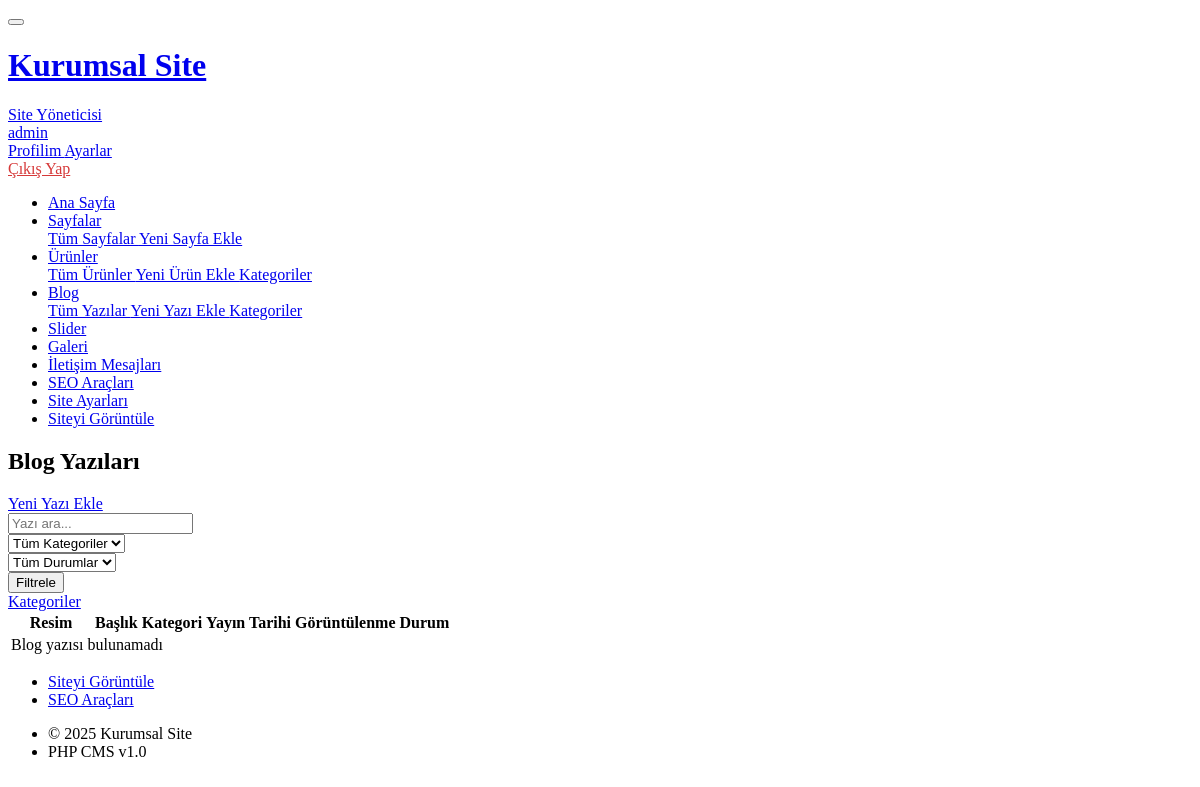
/admin/blog.php (signed in), run on the app's committed database.
### tables this page shows
CREATE TABLE IF NOT EXISTS `settings` (
  `id` int(11) NOT NULL DEFAULT 1,
  `site_title` varchar(100) NOT NULL,
  `site_slogan` varchar(255) DEFAULT NULL,
  `logo` varchar(255) DEFAULT NULL,
  `favicon` varchar(255) DEFAULT NULL,
  `phone` varchar(20) DEFAULT NULL,
  `phone2` varchar(20) DEFAULT NULL,
  `email` varchar(100) DEFAULT NULL,
  `address` text DEFAULT NULL,
  `maps_embed` text DEFAULT NULL,
  `facebook` varchar(255) DEFAULT NULL,
  `instagram` varchar(255) DEFAULT NULL,
  `twitter` varchar(255) DEFAULT NULL,
  `youtube` varchar(255) DEFAULT NULL,
  `linkedin` varchar(255) DEFAULT NULL,
  `whatsapp` varchar(20) DEFAULT NULL,
  `default_og_image` varchar(255) DEFAULT NULL,
  `google_analytics` varchar(50) DEFAULT NULL,
  `google_search_console` varchar(255) DEFAULT NULL,
  `footer_text` text DEFAULT NULL,
  `custom_head_code` text DEFAULT NULL,
  `custom_body_code` text DEFAULT NULL,
  `created_at` timestamp NOT NULL DEFAULT current_timestamp(),
  `updated_at` timestamp NOT NULL DEFAULT current_timestamp() ON UPDATE current_timestamp(),
  PRIMARY KEY (`id`),
  CONSTRAINT `chk_settings_id` CHECK (`id` = 1)
);

CREATE TABLE IF NOT EXISTS `users` (
  `id` int(11) NOT NULL AUTO_INCREMENT,
  `username` varchar(50) NOT NULL,
  `email` varchar(100) NOT NULL,
  `password_hash` varchar(255) NOT NULL,
  `full_name` varchar(100) DEFAULT NULL,
  `is_active` tinyint(1) DEFAULT 1,
  `last_login` datetime DEFAULT NULL,
  `created_at` timestamp NOT NULL DEFAULT current_timestamp(),
  PRIMARY KEY (`id`),
  UNIQUE KEY `username` (`username`),
  UNIQUE KEY `email` (`email`)
);

### inc/functions.php (called while the page is built, shortened)
<?php
function e($str) {
    return htmlspecialchars($str ?? '', ENT_QUOTES, 'UTF-8');
}
function adminUrl($path = '') {
    return rtrim(ADMIN_URL, '/') . '/' . ltrim($path, '/');
}
function getSettings() {
    static $settings = null;
    if ($settings === null) {
        $db = Database::getInstance();
        $settings = $db->fetchOne("SELECT * FROM settings WHERE id = 1");
    }
    return $settings;
}

### inc/db.php (called while the page is built, shortened)
<?php
class Database {
    private static $instance = null;
    private $pdo;
    private function __construct() {
        try {
            $dsn = sprintf(
                'mysql:host=%s;dbname=%s;charset=%s',
                DB_HOST,
                DB_NAME,
                DB_CHARSET
            );
            $options = [
                PDO::ATTR_ERRMODE => PDO::ERRMODE_EXCEPTION,
                PDO::ATTR_DEFAULT_FETCH_MODE => PDO::FETCH_ASSOC,
                PDO::ATTR_EMULATE_PREPARES => false,
                PDO::MYSQL_ATTR_INIT_COMMAND => "SET NAMES " . DB_CHARSET
            ];
            $this->pdo = new PDO($dsn, DB_USER, DB_PASS, $options);
        } catch (PDOException $e) {
            die('Veritabanı bağlantı hatası: ' . $e->getMessage());
        }
    }
    public static function getInstance() {
        if (self::$instance === null) {
            self::$instance = new self();
        }
        return self::$instance;
    }
    public function query($sql, $params = []) {
        try {
            $stmt = $this->pdo->prepare($sql);
            $stmt->execute($params);
            return $stmt;
        } catch (PDOException $e) {
            error_log('SQL Error: ' . $e->getMessage());
            throw $e;
        }
    }
    public function fetchOne($sql, $params = []) {
        $stmt = $this->query($sql, $params);
        return $stmt->fetch();
    }
}

### admin/inc/auth.php (called while the page is built, shortened)
<?php
function isLoggedIn() {
    return isset($_SESSION['admin_id']) && isset($_SESSION['admin_username']);
}
function getAdminUser() {
    static $user = null;
    if ($user === null) {
        $db = Database::getInstance();
        $user = $db->fetchOne(
            "SELECT id, username, email, full_name FROM users WHERE id = ? AND is_active = 1",
            [$_SESSION['admin_id']]
        );
    }
    return $user;
}

### admin/blog.php (the view, shortened to what this page needs)
<?php
require_once __DIR__ . '/inc/auth.php';
$pageTitle = 'Blog Yazıları';
$db = Database::getInstance();
$action = $_GET['action'] ?? 'list';
if ($action === 'list') {
    $page = (int)($_GET['page'] ?? 1);
    $perPage = ADMIN_ITEMS_PER_PAGE;
    $offset = ($page - 1) * $perPage;
    $search = $_GET['search'] ?? '';
    $where = '1=1';
    $params = [];
    $posts = $db->fetchAll(
        "SELECT p.*, c.name as category_name
         FROM posts p
         LEFT JOIN post_categories c ON p.category_id = c.id
         WHERE $where
         ORDER BY p.published_at DESC, p.created_at DESC
         LIMIT $perPage OFFSET $offset",
        $params
    );
    $headerButtons = '<a href="' . adminUrl('blog.php?action=add') . '" class="btn btn-primary">Yeni Yazı Ekle</a>';
    include __DIR__ . '/inc/header.php';
    ?>
    <div class="card mb-3">
        <div class="card-body">
            <form method="GET" class="row g-2">
                <div class="col-md-4">
                    <input type="text" name="search" class="form-control" placeholder="Yazı ara..." value="<?= e($search) ?>">
                </div>
                <div class="col-md-3">
                    <select name="category" class="form-select">
                        <option value="">Tüm Kategoriler</option>
                    </select>
                </div>
                <div class="col-md-2">
                    <select name="status" class="form-select">
                        <option value="">Tüm Durumlar</option>
                    </select>
                </div>
                <div class="col-auto">
                    <button type="submit" class="btn btn-primary">Filtrele</button>
                </div>
                <div class="col-auto ms-auto">
                    <a href="<?= adminUrl('blog-categories.php') ?>" class="btn btn-outline-secondary">
                        <i class="ti ti-category me-2"></i>Kategoriler
                    </a>
                </div>
            </form>
        </div>
    </div>
    <div class="card">
        <div class="table-responsive">
            <table class="table table-vcenter card-table table-striped">
                <thead>
                    <tr>
                        <th style="width: 80px;">Resim</th>
                        <th>Başlık</th>
                        <th>Kategori</th>
                        <th>Yayın Tarihi</th>
                        <th>Görüntülenme</th>
                        <th>Durum</th>
                        <th class="w-1"></th>
                    </tr>
                </thead>
                <tbody>
                    <?php if (empty($posts)): ?>
                        <tr>
                            <td colspan="7" class="text-center text-muted py-4">Blog yazısı bulunamadı</td>
                        </tr>
                    <?php endif; ?>
                </tbody>
            </table>
        </div>
    </div>
    <?php
    include __DIR__ . '/inc/footer.php';
}
?>

### admin/inc/header.php (shortened to what this page needs)
<?php
$adminUser = getAdminUser();
$settings = getSettings();
$pageTitle = $pageTitle ?? 'Panel';
?>
<!DOCTYPE html>
<html lang="tr">
<head>
    <link href="https://cdn.jsdelivr.net/npm/@tabler/core@latest/dist/css/tabler.min.css" rel="stylesheet">
    <link href="https://cdn.jsdelivr.net/npm/@tabler/icons@latest/iconfont/tabler-icons.min.css" rel="stylesheet">
    <link href="<?= adminUrl('assets/css/admin.css') ?>" rel="stylesheet">
</head>
<body data-site-title="<?= e($settings['site_title']) ?>">
    <div class="page">
        <header class="navbar navbar-expand-md navbar-light d-print-none">
            <div class="container-xl">
                <button class="navbar-toggler" type="button" data-bs-toggle="collapse" data-bs-target="#navbar-menu">
                </button>
                <h1 class="navbar-brand navbar-brand-autodark d-none-navbar-horizontal pe-0 pe-md-3">
                    <a href="<?= adminUrl('dashboard.php') ?>">
                        <?php if (!empty($settings['logo'])): ?>
                            <img src="<?= siteUrl('uploads/' . $settings['logo']) ?>" height="36" alt="<?= e($settings['site_title']) ?>">
                        <?php else: ?>
                            <?= e($settings['site_title']) ?>
                        <?php endif; ?>
                    </a>
                </h1>
                <div class="navbar-nav flex-row order-md-last">
                    <div class="nav-item dropdown">
                        <a href="#" class="nav-link d-flex lh-1 text-reset p-0" data-bs-toggle="dropdown">
                            <div class="d-none d-xl-block ps-2">
                                <div><?= e($adminUser['full_name'] ?? $adminUser['username']) ?></div>
                                <div class="mt-1 small text-muted"><?= e($adminUser['username']) ?></div>
                            </div>
                        </a>
                        <div class="dropdown-menu dropdown-menu-end dropdown-menu-arrow">
                            <a href="<?= adminUrl('profile.php') ?>" class="dropdown-item">
                                <i class="ti ti-user me-2"></i> Profilim
                            </a>
                            <a href="<?= adminUrl('settings.php') ?>" class="dropdown-item">
                                <i class="ti ti-settings me-2"></i> Ayarlar
                            </a>
                            <a href="<?= adminUrl('logout.php') ?>" class="dropdown-item text-danger">
                                <i class="ti ti-logout me-2"></i> Çıkış Yap
                            </a>
                        </div>
                    </div>
                </div>
            </div>
        </header>
        <?php include __DIR__ . '/sidebar.php'; ?>
        <div class="page-wrapper">
            <div class="page-header d-print-none">
                <div class="container-xl">
                    <div class="row g-2 align-items-center">
                        <div class="col">
                            <h2 class="page-title"><?= e($pageTitle) ?></h2>
                        </div>
                        <?php if (isset($headerButtons)): ?>
                        <div class="col-auto ms-auto d-print-none">
                            <?= $headerButtons ?>
                        </div>
                        <?php endif; ?>
                    </div>
                </div>
            </div>
            <div class="page-body">
                <div class="container-xl">

### admin/inc/footer.php (shortened to what this page needs)
                </div>
            </div>
            <footer class="footer footer-transparent d-print-none">
                <div class="container-xl">
                    <div class="row text-center align-items-center flex-row-reverse">
                        <div class="col-lg-auto ms-lg-auto">
                            <ul class="list-inline list-inline-dots mb-0">
                                <li class="list-inline-item">
                                    <a href="<?= SITE_URL ?>" target="_blank" class="link-secondary">Siteyi Görüntüle</a>
                                </li>
                                <li class="list-inline-item">
                                    <a href="<?= adminUrl('seo-tools.php') ?>" class="link-secondary">SEO Araçları</a>
                                </li>
                            </ul>
                        </div>
                        <div class="col-12 col-lg-auto mt-3 mt-lg-0">
                            <ul class="list-inline list-inline-dots mb-0">
                                <li class="list-inline-item">
                                    &copy; <?= date('Y') ?> <?= e($settings['site_title']) ?>
                                </li>
                                <li class="list-inline-item">
                                    PHP CMS v1.0
                                </li>
                            </ul>
                        </div>
                    </div>
                </div>
            </footer>
        </div>
    </div>
</body>
</html>

### admin/assets/css/admin.css (style rules this page uses)
.text-danger { color: #d63939 !important; }
.table-vcenter td, .table-vcenter th { vertical-align: middle; }

### data on the page
settings: site_title "Kurumsal Site"
users: full_name "Site Yöneticisi", username "admin"

### other printed values
$pageTitle "Blog Yazıları"
